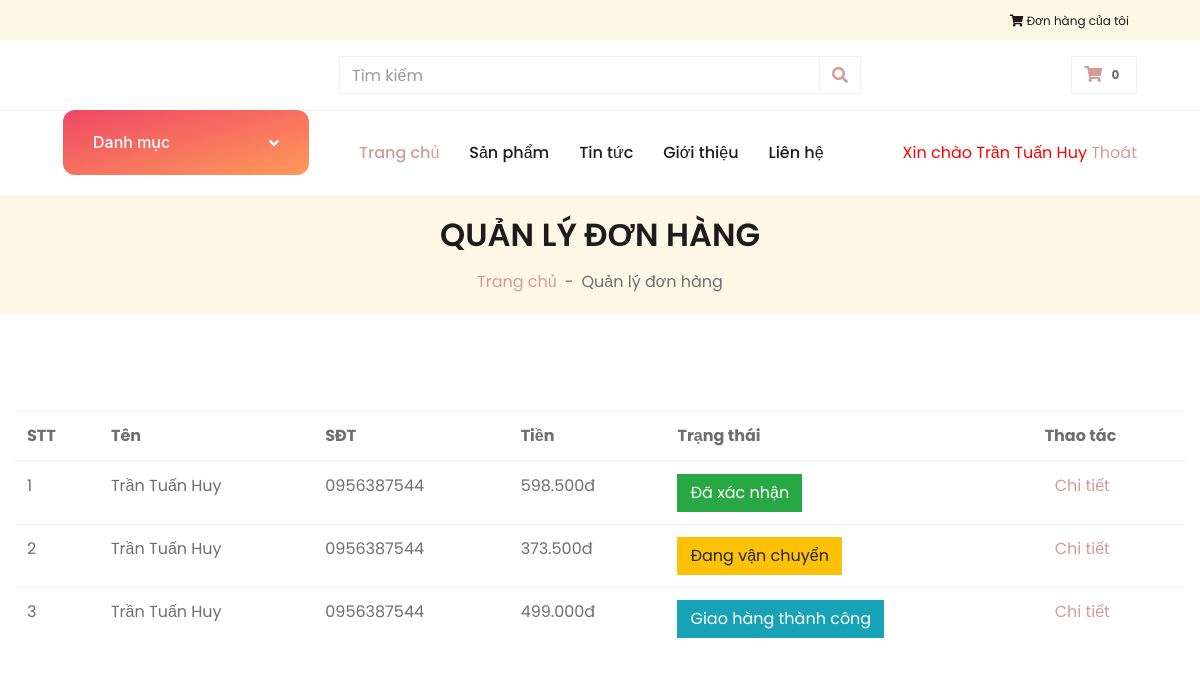
/quan-ly-don-hang.php (signed in), run on the app's committed database.
### tables this page shows
CREATE TABLE `donhang` (
  `ten` varchar(50) DEFAULT NULL,
  `diachi` varchar(255) DEFAULT NULL,
  `sodienthoai` char(13) DEFAULT NULL,
  `email` varchar(255) DEFAULT NULL,
  `tongtien` int(11) DEFAULT NULL,
  `loai` tinyint(4) NOT NULL DEFAULT '1',
  `thanhvien_id` int(11) NOT NULL DEFAULT '0',
  `noidung` varchar(255) DEFAULT NULL,
  `trangthai` tinyint(4) DEFAULT '0',
  `nhanviengiaohang_id` int(11) NOT NULL DEFAULT '0',
  `created_at` timestamp NULL DEFAULT CURRENT_TIMESTAMP,
  `updated_at` timestamp NOT NULL DEFAULT CURRENT_TIMESTAMP,
  `id` int(11) NOT NULL
);

### libraries/Database.php (called while the page is built, shortened)
<?php
    class Database
    {
        public $link;
        public function __construct()
        {
            $this->link = mysqli_connect("127.0.0.1","root","root","database_125","8889") or die ("Errors Connect DB");
            mysqli_set_charset($this->link,"utf8");
        }
        public  function fetchJone($table,$sql ,$page = 0,$row ,$pagi = false )
        {
            $data = [];
            if ($pagi == true )
            {
                $total = $this->totalSql($sql);
                $sotrang = ceil($total / $row);
                $start = ($page - 1 ) * $row ;
                $sql .= " LIMIT $start,$row";
                $data = [ "page" => $sotrang];
                $result = mysqli_query($this->link,$sql) or die("Lỗi truy vấn fetchJone ---- " .mysqli_error($this->link));
            }
            else
            {
                $result = mysqli_query($this->link,$sql) or die("Lỗi truy vấn fetchJone ---- " .mysqli_error($this->link));
            }
            if( $result)
            {
                while ($num = mysqli_fetch_assoc($result))
                {
                    $data[] = $num;
                }
            }
            return $data;
        }
    }
?>

### autoload/autoload.php (called while the page is built, shortened)
<?php
    require_once __DIR__ . "/../libraries/Database.php";
    $db = new Database();
?>

### quan-ly-don-hang.php (the view, shortened to what this page needs)
<?php
    require_once __DIR__ . "/autoload/autoload.php";
    if (isset($_GET['page'])) {
        $p = $_GET['page'];
    } else {
        $p = 1;
    }
    $user_id = $_SESSION['auth_id'];
    $sql = " SELECT donhang.*, admin.name as tenship, admin.id as id_admin FROM donhang
        LEFT JOIN admin on admin.id = donhang.nhanviengiaohang_id
          WHERE thanhvien_id  = $user_id  ORDER BY donhang.id DESC";
    $donhang = $db->fetchJone("donhang", $sql, $page = $p, 20, false);
?>
<!DOCTYPE html>
<html lang="en">
<?php require_once __DIR__ . "/include/head.php"; ?>
<body>
<?php require_once __DIR__ . "/include/top.php";  ?>
<div class="container-fluid">
    <div class="row border-top px-xl-5">
        <div class="col-lg-3 d-none d-lg-block">
            <a class="my-button btn shadow-none d-flex align-items-center justify-content-between bg-primary text-white w-100"
               data-toggle="collapse" href="#navbar-vertical" style="height: 65px; margin-top: -1px; padding: 0 30px;">
                <h6 class="m-0">Danh mục</h6>
                <i class="fa fa-angle-down text-dark"></i>
            </a>
        </div>
        <div class="col-lg-9">
            <?php require_once __DIR__ . "/include/nav.php"; ?>
        </div>
    </div>
</div>
<div class="container-fluid bg-secondary mb-5">
    <div class="d-flex flex-column align-items-center justify-content-center" style="min-height: 120px">
        <h2 class="font-weight-semi-bold text-uppercase mb-3">Quản lý đơn hàng</h2>
        <div class="d-inline-flex">
            <p class="m-0"><a href="">Trang chủ</a></p>
            <p class="m-0 px-2">-</p>
            <p class="m-0">Quản lý đơn hàng</p>
        </div>
    </div>
</div>
<div class="container-fluid pt-5">
    <div class="row">
        <div class="col-lg-12 table-responsive mb-5">
            <table class="table table-hover">
                <thead>
                <tr>
                    <th>STT</th>
                    <th>Tên</th>
                    <th>SĐT</th>
                    <th>Tiền</th>
                    <th>Trạng thái</th>
                    <th> Thao tác</th>
                </tr>
                </thead>
                <tbody>
                <?php $stt = 1;
                foreach ($donhang
                as $key => $val): ?>
                <tr>
                    <td><?php echo $stt; ?></td>
                    <td><?php echo $val['ten'] ?></td>
                    <td><?php echo $val['sodienthoai'] ?></td>
                    <td><?php echo number_format($val['tongtien'], 0, ',', '.'); ?>đ</td>
                    <td>
                        <?php if($val['trangthai'] == 0) :?>
                            <a href="javascript:;" class="btn btn-xs btn-default" >Chưa xác nhận </a>
                        <?php elseif($val['trangthai'] == 1) : ?>
                            <a href="javascript:;" class="btn btn-xs btn-success ">Đã xác nhận</a>
                        <?php elseif($val['trangthai'] == 2) : ?>
                            <a href="javascript:;" class="btn btn-xs btn-warning ">Đang vận chuyển</a>
                        <?php elseif($val['trangthai'] == 3) : ?>
                            <a href="javascript:;" class="btn btn-xs btn-info ">Giao hàng thành công</a>
                        <?php elseif($val['trangthai'] == 4) : ?>
                            <a href="javascript:;" class="btn btn-xs btn-danger ">Giao hàng thất bại</a>
                        <?php endif ; ?>
                    </td>
                    <td>
                        <a class="my-button-" href="/chi-tiet-don-hang.php?id=<?= $val['id'] ?>" style="margin-left: 10px;">Chi tiết</a>
                    </td>
                </tr>
                    <?php  $stt++; ?>
                <?php endforeach; ?>
                </tbody>
            </table>
        </div>
    </div>
</div>
</body>
</html>

### include/head.php (style rules this page uses)
h6.m-0, .fa.fa-angle-down.text-dark { color: white !important; }

### data on the page
donhang: ten "Trần Tuấn Huy", sodienthoai "0956387544", tongtien "598.500", trangthai "Đã xác nhận"
donhang: ten "Trần Tuấn Huy", sodienthoai "0956387544", tongtien "373.500", trangthai "Đang vận chuyển"
donhang: ten "Trần Tuấn Huy", sodienthoai "0956387544", tongtien "499.000", trangthai "Giao hàng thành công"

### other printed values
$tongsanphamgiohang "0"
$_SESSION['auth_name'] "Trần Tuấn Huy"
